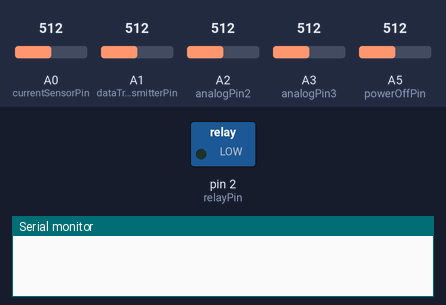
Simulated run of this sketch. Board: Arduino Uno, built with avr-gcc and run on an emulated ATmega328P. On the bench: switched loads named in the sketch (green lamp = pin HIGH), the last lines printed to the serial monitor. The inputs (shaded band) are chosen by the test bench; at power-on: A0 (currentSensorPin) = 512, A1 (dataTransmitterPin) = 512, A2 (analogPin2) = 512, A3 (analogPin3) = 512, A5 (powerOffPin) = 512.

Above: at 0.1 s.
At 1.5 s:
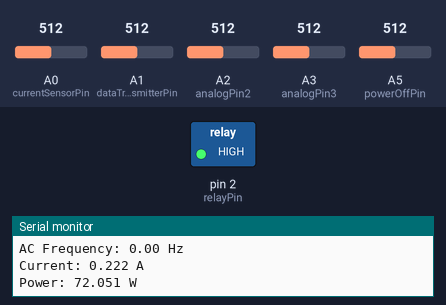
Timing chart, 0 to 3.0 s (numbered marks = the images above):
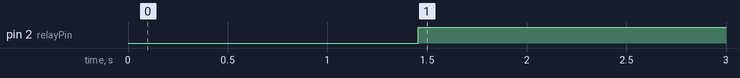

Measured:
- by itself, pin 2 (relayPin): LOW → HIGH at 1.5 s

The sketch:

ATMEGA328P.ino
```cpp
#include <SoftwareSerial.h>

int dataTransmitterPin = A1;
int powerOffPin = A5;
const int analogPin2 = A2;
const int analogPin3 = A3;
const int currentSensorPin = A0;
const int numSamples = 500;
float voltageRMS2 = 0;
float voltageRMS3 = 0;
float voltageInput2 = 0;
float voltageInput3 = 0;
bool phaseWire1 = false;
bool phaseWire2 = false;
int errorCode = 0;
bool systemON = true;

unsigned long lastUpdateTime = 0;
unsigned long lastZeroCrossingTime = 0;
unsigned long currentTime = 0;
float acFrequency = 0;
bool zeroCrossingDetected = false;

float currentRMS;
float power;
float sensitivity = 0.066;

float calculateCurrent(int sensorSignal);
int currentFilter();

#define TX_PIN 3
#define RX_PIN 7
#define relayPin 2
SoftwareSerial mySerial(RX_PIN, TX_PIN);

void setup() {
  Serial.begin(115200);
  mySerial.begin(115200);
  pinMode(relayPin, OUTPUT);
}

void loop() {
  float dataTransmitterVoltage = analogRead(dataTransmitterPin) * (5.0 / 1023.0);
  float powerOffVoltage = analogRead(powerOffPin) * (5.0 / 1023.0);

  if (powerOffVoltage >= 3.0) {
    digitalWrite(relayPin, HIGH);
    systemON = false;
  } else {
    systemON = true;
  }

  currentRMS = calculateCurrent(currentFilter());

  currentTime = millis();
  uint32_t sumOfSquares2 = 0;
  uint32_t sumOfSquares3 = 0;
  uint16_t adcValue2 = 0;
  uint16_t adcValue3 = 0;
  float avgSquare2 = 0;
  float avgSquare3 = 0;

  if (currentTime - lastUpdateTime >= 1000) {
    for (int i = 0; i < numSamples; i++) {
      adcValue2 = analogRead(analogPin2);
      sumOfSquares2 += (uint32_t)adcValue2 * adcValue2;

      adcValue3 = analogRead(analogPin3);
      sumOfSquares3 += (uint32_t)adcValue3 * adcValue3;

      if ((adcValue2 > 514 || adcValue3 > 514) && !zeroCrossingDetected) {
        unsigned long zeroCrossingTime = micros();
        if (lastZeroCrossingTime != 0) {
          acFrequency = 1000000.0 / (zeroCrossingTime - lastZeroCrossingTime);
        }
        lastZeroCrossingTime = zeroCrossingTime;
        zeroCrossingDetected = true;
      } else if (adcValue2 < 510 && adcValue3 < 510) {
        zeroCrossingDetected = false;
      }

      delayMicroseconds(500);
    }

    avgSquare2 = sumOfSquares2 / (float)numSamples;
    avgSquare3 = sumOfSquares3 / (float)numSamples;

    float rmsADC2 = sqrt(avgSquare2);
    float rmsADC3 = sqrt(avgSquare3);

    voltageInput2 = (rmsADC2 * 5.0) / 1023.0;
    voltageInput3 = (rmsADC3 * 5.0) / 1023.0;
    float realVoltageRMS2 = voltageInput2 * 64.8;
    float realVoltageRMS3 = voltageInput3 * 64.8;
    float totalVoltageRMS = realVoltageRMS3 + realVoltageRMS2;

    if (realVoltageRMS2 > 15) {
      phaseWire1 = true;
    } else {
      phaseWire1 = false;
    }
    if (realVoltageRMS3 > 15) {
      phaseWire2 = true;
    } else {
      phaseWire2 = false;
    }

    if (!(totalVoltageRMS >= 106 && totalVoltageRMS <= 129) && !(totalVoltageRMS >= 211 && totalVoltageRMS <= 234)) {
      errorCode = 1;
      digitalWrite(relayPin, HIGH);
    } else if (currentRMS > 16) {
      digitalWrite(relayPin, HIGH);
      errorCode = 2;
    } else {
      errorCode = 0;
      if (!systemON) {
        digitalWrite(relayPin, HIGH);
      }
    }

    // Serial prints
    Serial.print("Real RMS Voltage: ");
    Serial.print(totalVoltageRMS, 3);
    Serial.println(" V");

    Serial.print("wire1: ");
    Serial.print(voltageInput2, 3);
    Serial.println(" V");

    Serial.print("wire2: ");
    Serial.print(voltageInput3, 3);
    Serial.println(" V");

    //Serial.print(" Wire 1, Phase? ");
    //Serial.println(phaseWire1);

    //Serial.print(" Wire 2, Phase? ");
    //Serial.println(phaseWire2);

    //Serial.print("Is the relay ON? ");
    //Serial.println(systemON);

    Serial.print("Error code? ");
    Serial.println(errorCode);

    Serial.print("AC Frequency: ");
    Serial.print(acFrequency, 2);
    Serial.println(" Hz");

    Serial.print("Current: ");
    Serial.print(currentRMS, 3);
    Serial.println(" A");

    Serial.print("Power: ");
    Serial.print(totalVoltageRMS * currentRMS, 3);
    Serial.println(" W");

    if (dataTransmitterVoltage >= 3.0) {
      String message = String(realVoltageRMS2) + "," + String(realVoltageRMS3) + "," + String(currentRMS) + "," + String(acFrequency) + "," + String(systemON) + "," + String(phaseWire1) + "," + String(phaseWire2) + "," + String(errorCode);
      mySerial.println(message);
      //Serial.println("Message sent to ESP32");
    }

    lastUpdateTime = currentTime;
  }
}

float calculateCurrent(int sensorSignal) {
  return (float)(sensorSignal) * (5.000) / (1023.000 * sensitivity);
}

int currentFilter() {
  long currentSum = 0, currentAvg;
  for (int i = 0; i < 1000; i++) {
    currentSum += pow((analogRead(currentSensorPin) - 509), 2);
  }
  currentAvg = sqrt(currentSum / 1000);
  if (currentAvg == 1) return 0;
  return currentAvg;
}
```
